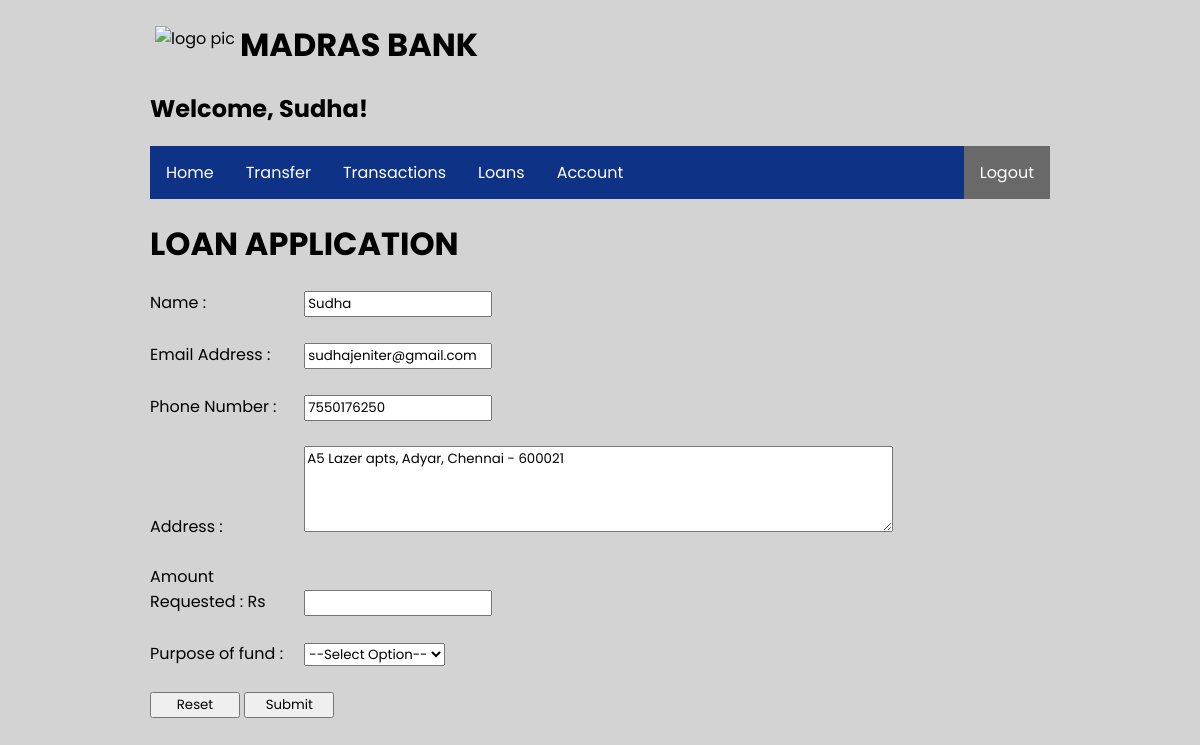
Screenshot of /contents/loans.php (signed in) with the database file from the repository.
### tables this page shows
CREATE TABLE `loginform` (
  `Username` varchar(100) NOT NULL,
  `Password` varchar(100) NOT NULL,
  `Account` varchar(100) NOT NULL,
  `Email` varchar(100) NOT NULL,
  `Contact` varchar(100) NOT NULL,
  `Address` varchar(100) NOT NULL,
  `Amount` decimal(10,2) NOT NULL
);

### contents/loans.php (the view, shortened to what this page needs)
<?php
$host="localhost";
$user="root";
$password="";
$db="demo";
$conn = mysqli_connect($host,$user,$password);
mysqli_select_db($conn, $db);
?>
<!DOCTYPE html>
<html lang="en">
<head>
<link rel="stylesheet" type="text/css" href="fun.css">
</head>
<body>
<header>
		<div class="wrapper">
        <div class="logo">
            <img src="../imgs/mb.png" alt="logo pic">
        </div>
	<h1>Madras Bank</h1>
	<h2>Welcome, <?php  session_start();
    echo $_SESSION['username'];?>!</h2>
<ul class="nav-area">
<li><a href="welcome.php">Home</a></li>
<li><a href="transfer.php">Transfer</a></li>
<li><a href="transactions.php">Transactions</a></li>
<li><a href="loans.php">Loans</a></li>
<li><a href="accounts.php">Account</a></li>
<li class="abc"><a class = "active" href="logout.php">Logout</a></li>
</ul>
</div></header>
<h1>Loan Application</h1>
<?php
$name = $_SESSION['username'];
$sql = mysqli_query($conn, "SELECT * FROM loginform WHERE `Username` = '$name'");
$row = mysqli_fetch_array($sql);
?>
<form method="POST" action="#">
	<label>Name : </label>
	<input type="text" name="name" value="<?php
    echo $_SESSION['username'];?>" required><br><br>
	<label>Email Address : </label>
	<input type="email" name="email" value="<?php
	echo "$row[Email]"?>" required><br><br>
	<label>Phone Number : </label>
	<input type="tel" name="pno" value="<?php
	echo "$row[Contact]"?>" required><br><br>
	<label>Address : </label>
	<textarea name="add" id="name" rows="4" cols="50" required><?php echo "$row[Address]"?></textarea><br><br>
	<label>Amount Requested : Rs</label>
	<input type="number" name="money" required><br><br>
	<label for="fund">Purpose of fund : </label>
	<select name="fund" id="fund">
		<option value="none">--Select Option--</option>
	</select><br><br>
	<input type="reset" name="reset">
	<input type="submit" name="submit">
</form>
</body>
</html>

### contents/fun.css (style rules this page uses)
body { margin:0px 150px; background-color: #D3D3D3; }
* { font-family: 'Poppins', sans-serif; }
h1 { text-transform: uppercase }
html { background-color: #D3D3D3; }
.logo { float:left; margin:5px; }
.logo img { width: 50px; height: 50px; }
ul { list-style-type: none; margin: 0; padding: 0; overflow: hidden; background-color: #0E3386; }
li { float: left; }
li a { display: block; color: white; text-align: center; padding: 14px 16px; text-decoration: none; }
.abc { float: right }
.active { background-color:#696969; color: white; }
label { display: inline-block; width: 150px; }
input { width: 20% }
input[type=submit], input[type=reset] { width: 10%; }

### rows the page displays
loginform: email "sudhajeniter@gmail.com", pno "7550176250", add "A5 Lazer apts, Adyar, Chennai - 600021"

### other values shown
$_SESSION['username'] "Sudha"
